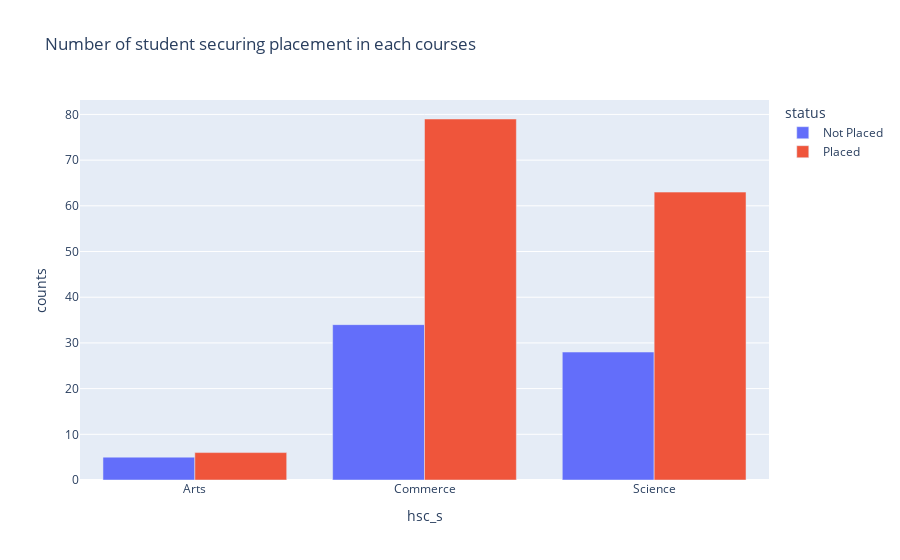

Notebook source saved alongside this figure:
### Code cell
df_courses = df_train.groupby(['hsc_s','status']).agg(counts = ('hsc_s','count')).reset_index()
df_courses
px.bar(df_courses, x='hsc_s', y = 'counts', 
       color='status',
       barmode='group',
       labels={'x': 'Courses', 'y': 'Number of Students'}, 
       title='Number of student securing placement in each courses')

### Figure 1 — Plotly figure (JSON) as saved in the notebook; plotly's stock layout.template omitted (floating-point values rounded to 4 significant figures)
{"data": [{"alignmentgroup": "True", "hovertemplate": "status=Not Placed<br>hsc_s=%{x}<br>counts=%{y}<extra></extra>", "legendgroup": "Not Placed", "marker": {"color": "#636efa", "pattern": {"shape": ""}}, "name": "Not Placed", "offsetgroup": "Not Placed", "orientation": "v", "showlegend": true, "textposition": "auto", "type": "bar", "x": ["Arts", "Commerce", "Science"], "xaxis": "x", "y": [5, 34, 28], "yaxis": "y"}, {"alignmentgroup": "True", "hovertemplate": "status=Placed<br>hsc_s=%{x}<br>counts=%{y}<extra></extra>", "legendgroup": "Placed", "marker": {"color": "#EF553B", "pattern": {"shape": ""}}, "name": "Placed", "offsetgroup": "Placed", "orientation": "v", "showlegend": true, "textposition": "auto", "type": "bar", "x": ["Arts", "Commerce", "Science"], "xaxis": "x", "y": [6, 79, 63], "yaxis": "y"}], "layout": {"barmode": "group", "legend": {"title": {"text": "status"}, "tracegroupgap": 0}, "title": {"text": "Number of student securing placement in each courses"}, "xaxis": {"anchor": "y", "domain": [0, 1], "title": {"text": "hsc_s"}}, "yaxis": {"anchor": "x", "domain": [0, 1], "title": {"text": "counts"}}}}
